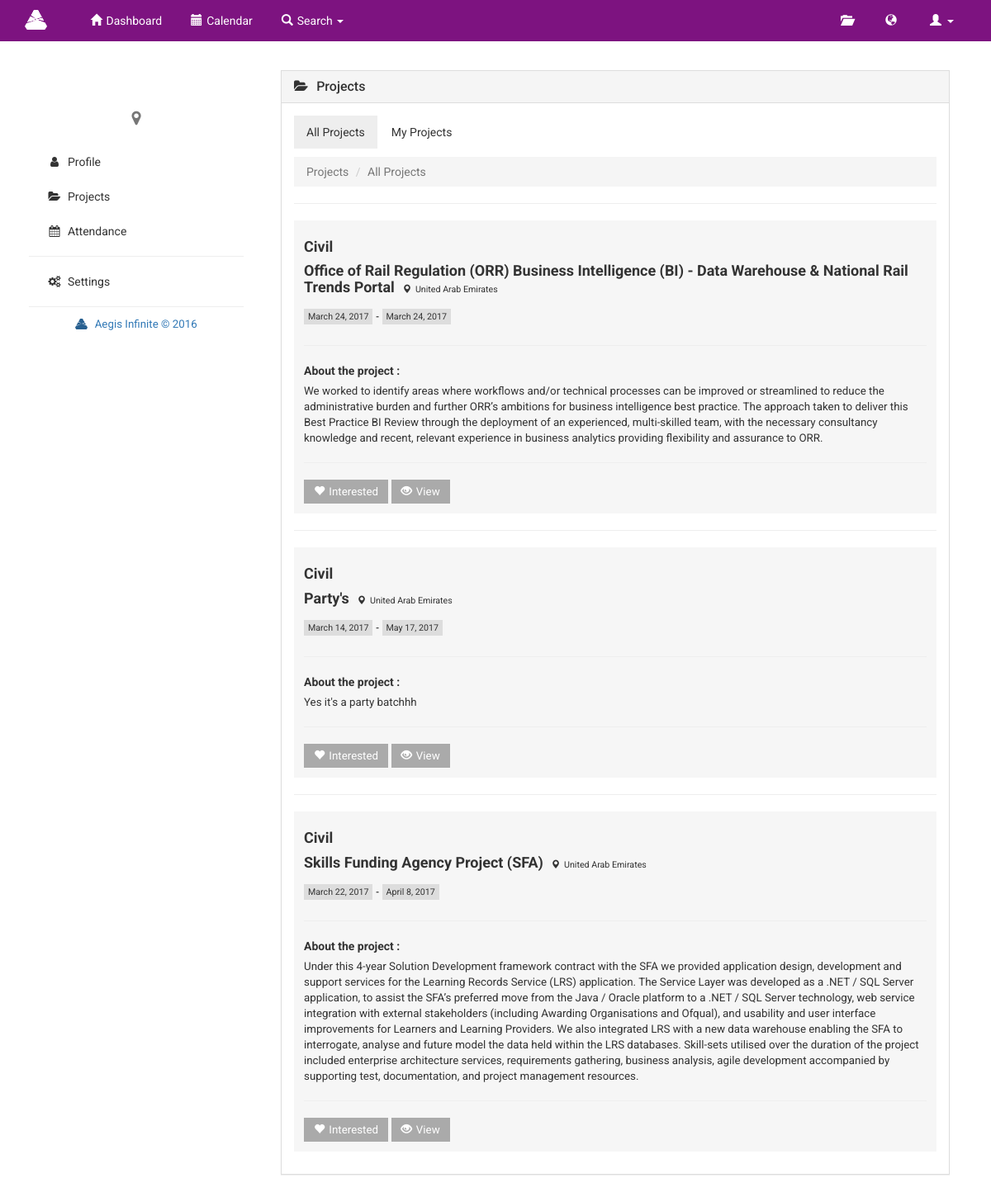
The app's page /index.php/manager/all_projects with its own data.
### tables this page shows
CREATE TABLE `skills` (
  `skillsID` int(11) NOT NULL,
  `skillName` varchar(255) NOT NULL
);

CREATE TABLE `projects` (
  `projectID` int(11) NOT NULL,
  `title` varchar(255) NOT NULL,
  `description` text NOT NULL,
  `startDate` date DEFAULT NULL,
  `endDate` date DEFAULT NULL,
  `projectType` varchar(255) NOT NULL,
  `projLocation` varchar(255) NOT NULL,
  `budget` float(15,2) NOT NULL,
  `completion` enum('Ongoing','Completed') NOT NULL
);

### application/controllers/manager.php (called while the page is built, shortened)
<?php
class manager extends CI_Controller {
    function __construct() {
        $this->load->helper(array('url', 'form', 'file'));
        $this->load->library(array('form_validation', 'session'));
        $this->load->database();
        $this->load->model(array('emp_model', 'admin_model'));
    }
    function all_projects() {
        $id = $this->session->userdata('userID');
        $username = $this->session->userdata('username');
        $data['userID'] = $id;
        $data['username'] = $username;
        $data['fname'] = $this->session->userdata('fname');
        $data['lname'] = $this->session->userdata('lname');
        $data['location'] = $this->session->userdata('location');
        $data['designation'] = $this->session->userdata('designation');
        $data['availability'] = $this->session->userdata('availability');
        $data['pSkills'] = $this->emp_model->view_projskills($username);
        $data['projects'] = $this->emp_model->view_project_skills($username);
        $data['pics'] = $this->emp_model->get_image($username);
        $data['notif'] = $this->admin_model->get_alert($id);
        $data['count'] = $this->emp_model->count_notif($id);
        $this->load->view('manager/projects/all-projects', $data);
    }
}

### index.php (called while the page is built, shortened)
<?php
require_once BASEPATH.'core/CodeIgniter.php';

### application/models/emp_model.php (called while the page is built, shortened)
<?php
class emp_model extends CI_Model {
    function view_projskills($username) {
        $this->db->select('*');
        $this->db->from('projects_skills ps');
        $this->db->join('skills s', 's.skillsID = ps.skillsID', 'left');
        $this->db->join('projects p', 'p.projectID = ps.projectID', 'left');
        $this->db->join('users_skills e', 'e.skillsID = s.skillsID');
        $this->db->join('users u', 'u.userID = e.userID');
        $this->db->order_by('ps.projectID', 'desc');
        $this->db->where('u.username', $username);
        $result = array();
        return $result;
    }
    function view_project_skills($username) {
        $this->db->select('*');
        $this->db->from('projects_skills ps');
        $this->db->join('skills s', 's.skillsID = ps.skillsID', 'left');
        $this->db->join('projects p', 'p.projectID = ps.projectID', 'left');
        $this->db->join('users_skills e', 'e.skillsID = s.skillsID');
        $this->db->join('users u', 'u.userID = e.userID');
        $this->db->order_by('ps.projectID', 'desc');
        $this->db->group_by('ps.projectID');
        $this->db->where('u.username !=',$username);
        $query = $this->db->get();
        $result = array();
        if ($query->num_rows() > 0) {
            foreach ($query->result_array() as $row) {
                $result[] = $row;
            }
            return $result;
        }
        return $result;
    }
    function get_image($username) {
        $this->db->select('*');
        $this->db->from('users');
        $this->db->where('username', $username);
        $query = $this->db->get()->result();
        return $query;
    }
    function count_notif($user) {
        $this->db->select('*');
        $this->db->from('request_temp');
        $this->db->where('userID', $user);
        return $this->db->count_all_results();
    }
}
?>

### application/views/manager/projects/all-projects.php (the view, shortened to what this page needs)
<div class="profile container">
    <div class="row">
        <div class="profile-content col-md-9">
            <div class="col-md-12">
                <div class="panel panel-default">
                    <div class="panel-heading">
                        <h3 class="panel-title"><i class="fa fa-folder-open"></i>Projects</h3>
                    </div>
                    <div class="panel-body">
                        <ul class="nav nav-pills">
                            <li role="presentation" class="active"><a href="<?php echo base_url(); ?>manager/all_projects">All Projects</a></li>
                            <li role="presentation"><a href="<?php echo base_url(); ?>manager/my_projects">My Projects</a></li>
                        </ul>
                        <ol class="breadcrumb" style="margin-top: 10px;">
                            <li><a href="<?php echo base_url(); ?>manager/all_rojects">Projects</a></li>
                            <li class="active">All Projects</li>
                        </ol>
                        <?php foreach ($projects as $data) { ?>
                            <hr>
                            <div class ="proj">
                                <h4 style="font-weight: 700;"><?php echo $data['projectType']; ?></h4>
                                <h4 style="font-weight: 700;">
                                    <?php echo $data['title']; ?>
                                    <label class='location'><span class="glyphicon glyphicon-map-marker"></span><?php echo $data['projLocation']; ?></label>
                                </h4>
                                <label class="date">
                                    <?php echo date("F j, Y", strtotime($data['startDate'])); ?>
                                </label>
                                <label class="date-title">-</label>
                                <label class="date">
                                    <?php echo date("F j, Y", strtotime($data['endDate'])); ?>
                                </label>
                                <hr>
                                <label>About the project : </label>
                                <p class="desc"><?php echo $data['description']; ?> </p>
                                <hr>
                                <a href="" class="join clicked"><span class="glyphicon glyphicon-heart" style="margin-left: 0px;"></span>Interested </a>
                                <a href="<?php echo base_url() . 'manager/view_projects/' . $data['projectID']; ?>" class="join clicked"><span class="glyphicon glyphicon-eye-open" style="margin-left: 0px;"></span>View </a>
                            </div>
                        <?php } ?>
                    </div>
                </div>
            </div>
        </div>
    </div>
</div>

### css/navbar.css (style rules this page uses)
body { font-family: 'Roboto', sans-serif; }
.label,.glyphicon { margin-right: 5px; margin-left: 5px; }

### css/admin.css (style rules this page uses)
a { text-decoration: none; }
.nav-pills>li>a { border-radius: 0px; color: #333; }
.nav-pills>li.active>a, .nav-pills>li.active>a:focus, .nav-pills>li.active>a:hover { background-color: #eee; color: #333; }
.breadcrumb { border-radius: 0px; }
.breadcrumb a { color: #777; }
.panel { border-radius: 0px; margin: 15px; }
.panel-heading { border-radius: 0px; }

### css/profile.css (style rules this page uses)
.profile { margin-bottom: 20px; padding-left: 20px; padding-right: 20px; }
.profile-content .fa { margin-right: 10px; }
.profile-content .panel { border-radius: 0px; }
.profile .col-md-9 { padding-right: 0px; padding-left: 0px; }
p.desc { font-size: 10pt; }
label.location { font-size: 8pt; font-weight: 400; }
label.date-title { font-size: 8pt; }
label.date { font-size: 8pt; font-weight: 400; background-color: #ddd; padding: 2px 5px; }
.proj { background-color: #f6f6f6; padding: 12px; margin: 12px 0px; }
.join { display: inline-block; background: #aaa; color: #fff; font-size: 10pt; padding: 5px 12px; border: none; }

### css/table.css (style rules this page uses)
* { margin: 0; padding: 0; }

### records on screen
skills: projects.projectType "Civil", projects.title "Office of Rail Regulation (ORR) Business Intelligence (BI) - Data Warehouse & National Rail Trends Portal", projects.projLocation "United Arab Emirates", projects.startDate "March 24, 2017", projects.endDate "March 24, 2017", projects.description "We worked to identify areas where workflows and/or technical processes can be improved or streamlined to reduce the administrative burden and further ORR’s ambitions for business intelligence best practice. The approach taken to deliver this Best Practice BI Review through the deployment of an experienced, multi-skilled team, with the necessary consultancy knowledge and recent, relevant experience in business analytics providing flexibility and assurance to ORR.", projects.title "Party's", projects.startDate "March 14, 2017", projects.endDate "May 17, 2017", projects.description "Yes it's a party batchhh"
skills: projects.projectType "Civil", projects.title "Skills Funding Agency Project (SFA)", projects.projLocation "United Arab Emirates", projects.startDate "March 22, 2017", projects.endDate "April 8, 2017", projects.description "Under this 4-year Solution Development framework contract with the SFA we provided application design, development and support services for the Learning Records Service (LRS) application. The Service Layer was developed as a .NET / SQL Server application, to assist the SFA’s preferred move from the Java / Oracle platform to a .NET / SQL Server technology, web service integration with external stakeholders (including Awarding Organisations and Ofqual), and usability and user interface improvements for Learners and Learning Providers. We also integrated LRS with a new data warehouse enabling the SFA to interrogate, analyse and future model the data held within the LRS databases. Skill-sets…"
